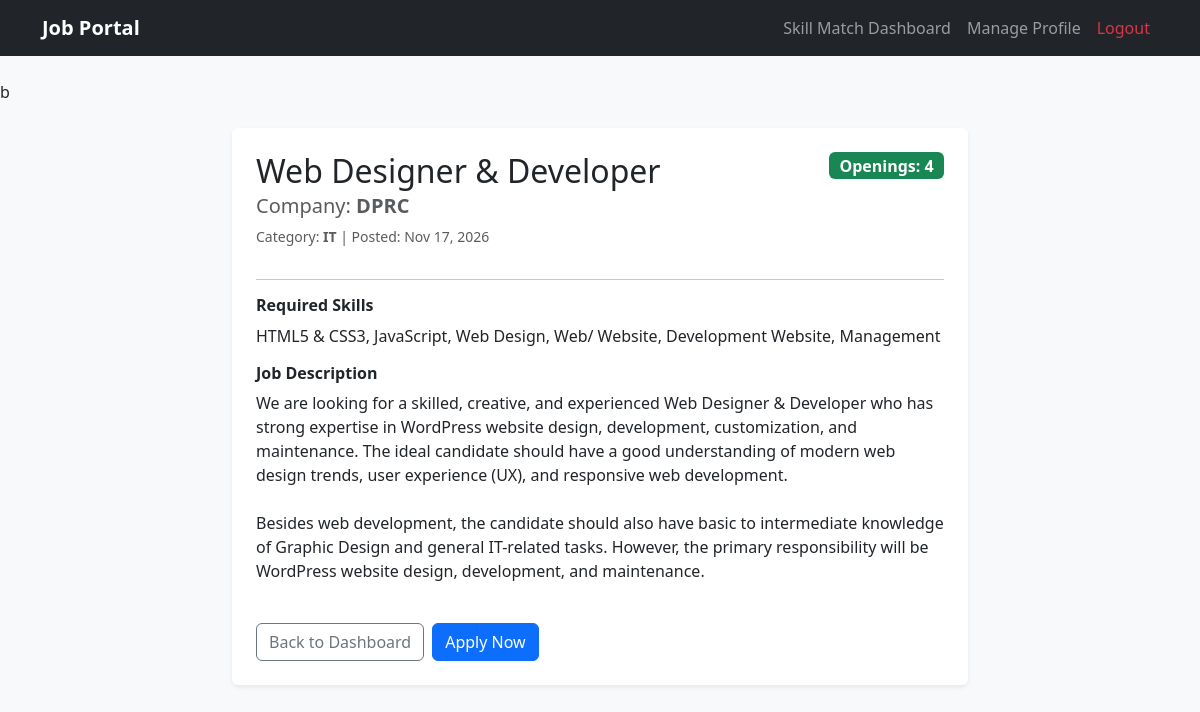
The page /job/4/ (signed in) on the database its author committed.
### Job_Portal/models.py (models this page shows, shortened)
class Job(models.Model):
    recruiter = models.ForeignKey(User, on_delete=models.CASCADE, related_name='jobs')
    title = models.CharField(max_length=200)
    number_of_openings = models.PositiveIntegerField()
    company_name = models.CharField(max_length=200, blank=True, null=True)
    category = models.CharField(max_length=100)
    job_description = models.TextField()
    skills_set = models.CharField(max_length=255, help_text="Required skills")
    created_at = models.DateTimeField(auto_now_add=True)

### Job_Portal/views.py (the view)
# urls.py: path('job/<int:pk>/', views.job_detail_view, name='job_detail'),
@login_required
def job_detail_view(request, pk):
  job = get_object_or_404(Job, pk=pk)
  already_applied = JobApplication.objects.filter(
      job=job, jobseeker=request.user
  ).exists()
  is_owner = job.recruiter == request.user
  context = {
      'job': job,
      'already_applied': already_applied,
      'is_owner': is_owner,
  }
  return render(request, 'job_detail.html', context)

### templates/job_detail.html (shortened to what this page needs)
{% extends 'base.html' %}
{% block content %}
<div class="row justify-content-center my-4">
    <div class="col-lg-8">
        <div class="card shadow-sm border-0 p-4 bg-white">
            <div class="d-flex justify-content-between align-items-start mb-3">
                <div>
                    <h2 class="mb-1">{{ job.title }}</h2>
                    {% if job.company_name %}
                        <h5 class="text-muted mb-2">Company: <strong>{{ job.company_name }}</strong></h5>
                    {% endif %}
                    <p class="text-muted small mb-0">
                        Category: <strong>{{ job.category }}</strong> | Posted: {{ job.created_at|date:"M d, Y" }}
                    </p>
                </div>
                <span class="badge bg-success fs-6">Openings: {{ job.number_of_openings }}</span>
            </div>
            <hr>
            <div class="mb-3">
                <h6 class="fw-bold">Required Skills</h6>
                <p class="mb-0">{{ job.skills_set }}</p>
            </div>
            <div class="mb-4">
                <h6 class="fw-bold">Job Description</h6>
                <p style="white-space: pre-line;">{{ job.job_description }}</p>
            </div>
            <div class="d-flex flex-wrap gap-2">
                <a href="{% url 'dashboard' %}" class="btn btn-outline-secondary">Back to Dashboard</a>
                {% if is_owner %}
                    <a href="{% url 'job_applicants' job.pk %}" class="btn btn-info text-white">View Applicants</a>
                    <a href="{% url 'edit_job' job.pk %}" class="btn btn-warning">Edit Job</a>
                    <a href="{% url 'delete_job' job.pk %}" class="btn btn-danger">Delete Job</a>
                {% elif request.user.userprofile.user_type == 'jobseeker' %}
                    {% if already_applied %}
                        <button class="btn btn-secondary" disabled>Already Applied</button>
                    {% else %}
                        <a href="{% url 'apply_job' job.pk %}" class="btn btn-primary">Apply Now</a>
                    {% endif %}
                {% endif %}
            </div>
        </div>
    </div>
</div>
{% endblock %}

### rows shown on the page
Job: title "Web Designer & Developer", company_name "DPRC", category "IT", created_at "Nov 17, 2026", number_of_openings "4", skills_set "HTML5 & CSS3, JavaScript, Web Design, Web/ Website, Development Website, Management", job_description "We are looking for a skilled, creative, and experienced Web Designer & Developer who has strong expertise in WordPress website design, development, customization, and maintenance. The ideal candidate should have a good understanding of modern web design trends, user experience (UX), and responsive web development. Besides web development, the candidate should also have basic to intermediate knowledge of Graphic Design and general IT-related tasks. However, the primary responsibility will be WordPress website design, development, and maintenance."
